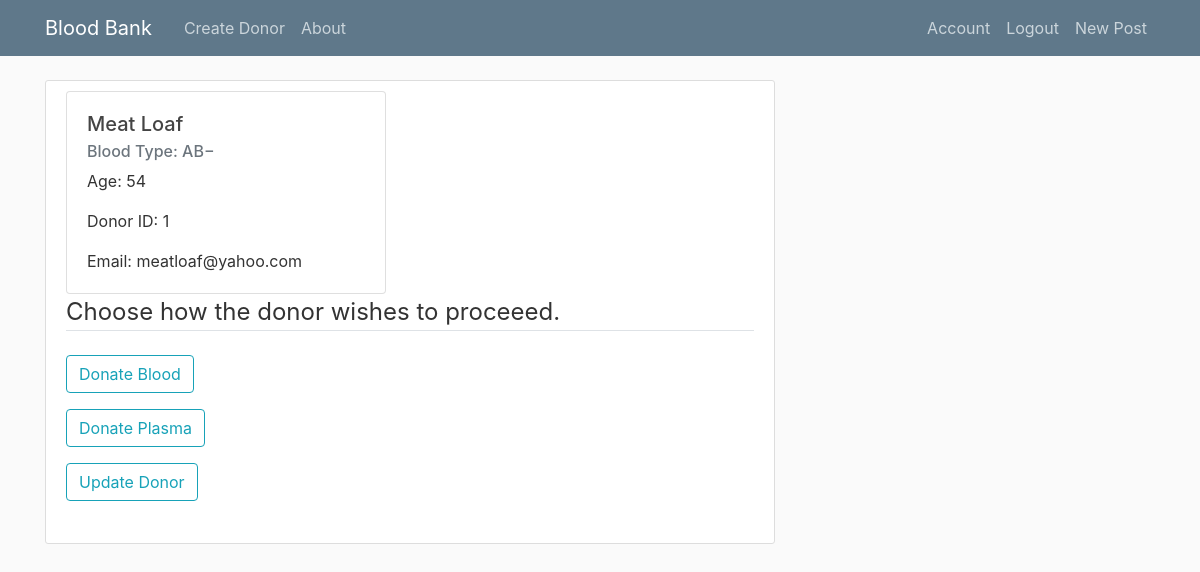
Screenshot of /DonorPage/1 (signed in) with the database file from the repository.
### bloodapp/models.py (models this page shows, shortened)
class Donor(db.Model):
    id = db.Column(db.Integer, primary_key=True)
    blood_type = db.Column(db.String(10), nullable=False)
    last_blood_donation_date = db.Column(db.DateTime)
    last_plasma_donation_date = db.Column(db.DateTime)
    email = db.Column(db.String(30))
    first_name = db.Column(db.String(20), nullable=False)
    last_name = db.Column(db.String(20), nullable=False)
    age = db.Column(db.Integer, nullable=False)
    eligible_for_blood_donation = db.Column(db.DateTime)
    eligible_for_plasma_donation = db.Column(db.DateTime)

### bloodapp/routes.py (the view, shortened to what this page needs)
@app.route('/DonorPage/<int:donor_id>', methods=["GET", "POST"])
@login_required
def DonorPage(donor_id):
    donor = Donor.query.get_or_404(donor_id)
    form=DonationForm()
    return render_template('donor.html', title="Donor", form=form, donor=donor)

### bloodapp/forms.py
class DonationForm(FlaskForm):
    donate_blood = SubmitField()
    donate_plasma = SubmitField()
    update_donor = SubmitField()

### bloodapp/models.py (called while the page is built)
@loginManager.user_loader
def load_user(staff_id):
    return Staff.query.get(int(staff_id))

### bloodapp/templates/donor.html (shortened to what this page needs)
{% extends "layout.html" %}
{% block content %}
<div class="content-section">
    <form method="POST" action="">
        <div class="card" style="width: 20rem;">
            <div class="card-body">
              <h5 class="card-title">{{ donor.first_name.capitalize() }} {{ donor.last_name.capitalize() }}</h5>
              <h6 class="card-subtitle mb-2 text-muted">Blood Type: {{ donor.blood_type }}</h6>
              <p class="card-text">Age: {{ donor.age }}</p>
              <p class="card-text">Donor ID: {{ donor.id }}</p>
              <p class="card-text">Email: {{ donor.email }}</p>
            </div>
          </div>
        <fieldset class="form-group">
            <legend class="border-bottom mb-4">
                Choose how the donor wishes to proceeed.
            </legend>
            <div class="form-group">
                {{ form.donate_blood(class="btn btn-outline-info")}}
            </div>
            <div class="form-group">
                {{ form.donate_plasma(class="btn btn-outline-info")}}
            </div>
            <div class="form-group">
                {{ form.update_donor(class="btn btn-outline-info")}}
            </div>
        </fieldset>
    </form>
</div>
{% endblock content %}

### bloodapp/static/main.css (style rules this page uses)
body { background: #fafafa; color: #333333; margin-top: 5rem; }
h1, h2, h3, h4, h5, h6 { color: #444444; }
.content-section { background: #ffffff; padding: 10px 20px; border: 1px solid #dddddd; border-radius: 3px; margin-bottom: 20px; }

### rows the page displays
Donor: first_name "Meat", last_name "Loaf", blood_type "AB−", age "54", id "1", email "meatloaf@yahoo.com"
